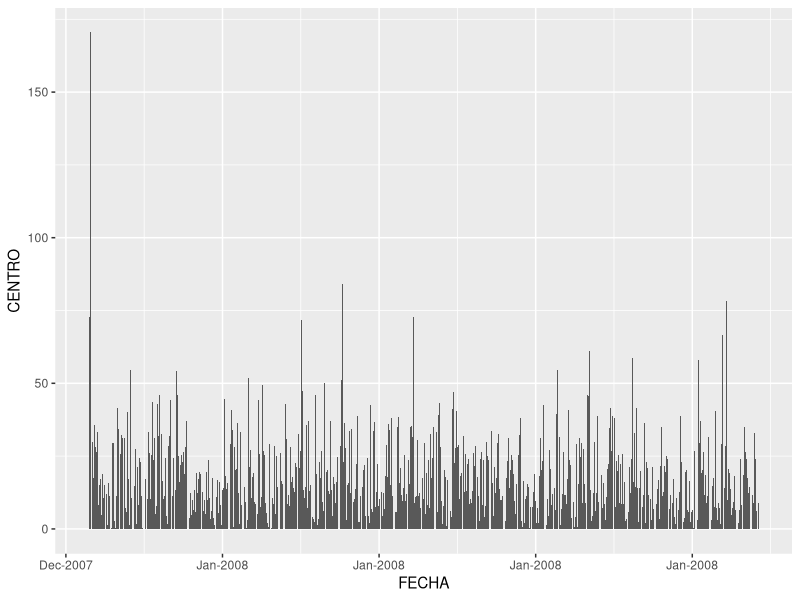

Write R code to recreate this figure.
## ---- chunk 1
knitr::opts_chunk$set(echo = TRUE)
## ---- chunk 2
library(tidyverse)
library(readxl)
library(lubridate)
library(dplyr)
## ---- chunk 3
pm25_2008_2016<- read_xlsx('2_PM25_2008_2016.xlsx', col_names = TRUE, skip = 1)
head(pm25_2008_2016, 5)
## ---- chunk 4
pm25_2008_2016<- pm25_2008_2016 %>% mutate(FECHA = paste(`AÑO`, MES, DIA, sep = '-')) %>%
        select(-c(MAGNITUD, `AÑO`, MES, DIA)) %>% gather(key = HORA, value = DATO, -c(ESTACION, FECHA))
pm25_2008_2016
        
## ---- chunk 5
pm25_2008_2016$HORA<- gsub("(HORA) (\\d+)", "\\2:00:00", pm25_2008_2016$HORA)
## ---- chunk 6
pm25_2008_2016 %<>% unite(FECHA, FECHA, HORA, sep = " ") %>% spread(key = ESTACION, value = DATO)
## ---- chunk 7
pm25_2008_2016$FECHA<- parse_date_time(pm25_2008_2016$FECHA, orders = 'ymd HMS')
## ---- chunk 8
pm25_2008_2016 %>% arrange(FECHA)
## ---- chunk 9
pm25_2008_2016 %>% filter(FECHA > as.Date('2008-01-01') & FECHA < as.Date('2008-01-31')) %>% ggplot(aes(FECHA, CENTRO)) + geom_col() + scale_x_datetime(date_labels = '%b-%Y')
